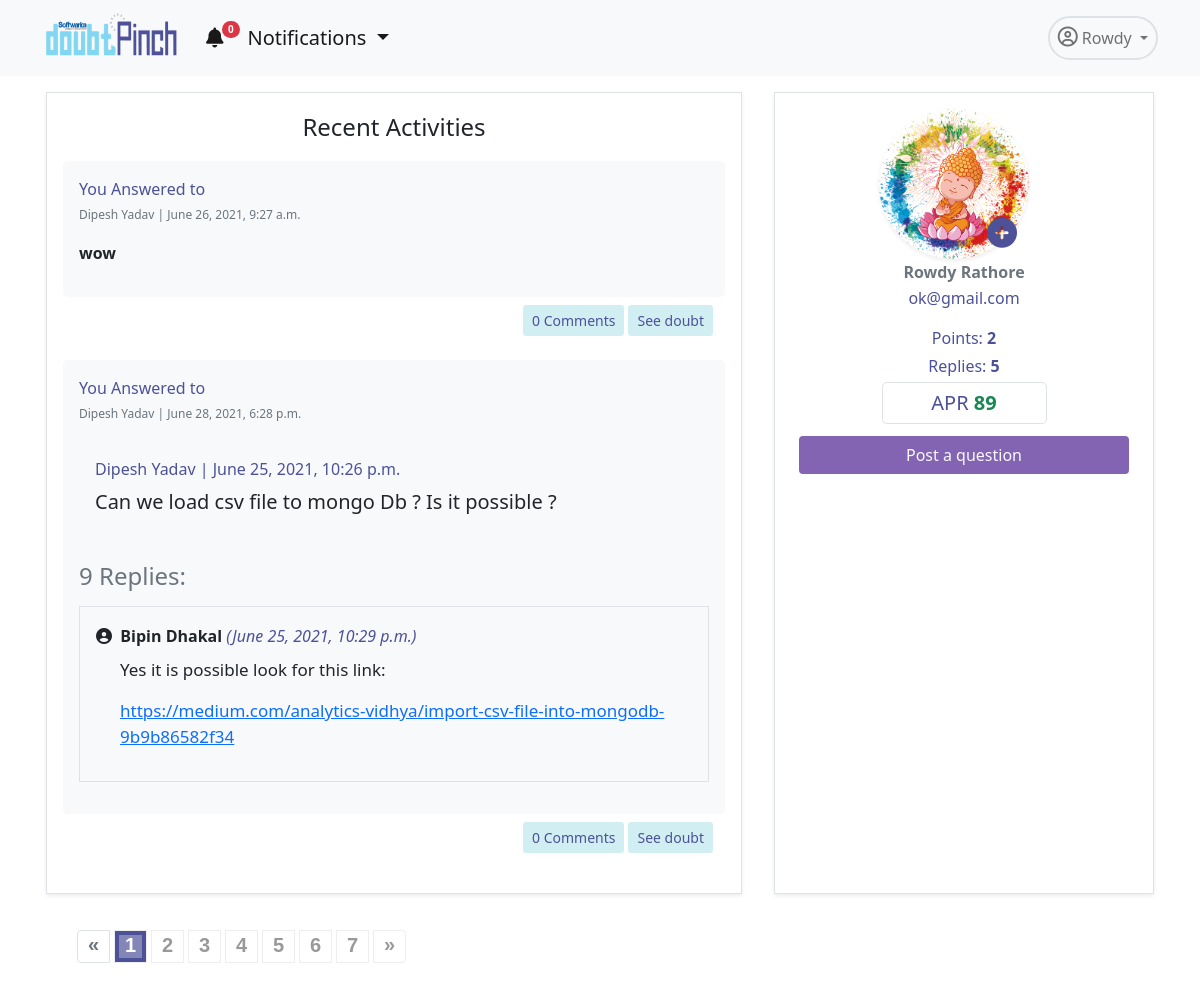
The app's page /app/profile/ (signed in), older data.
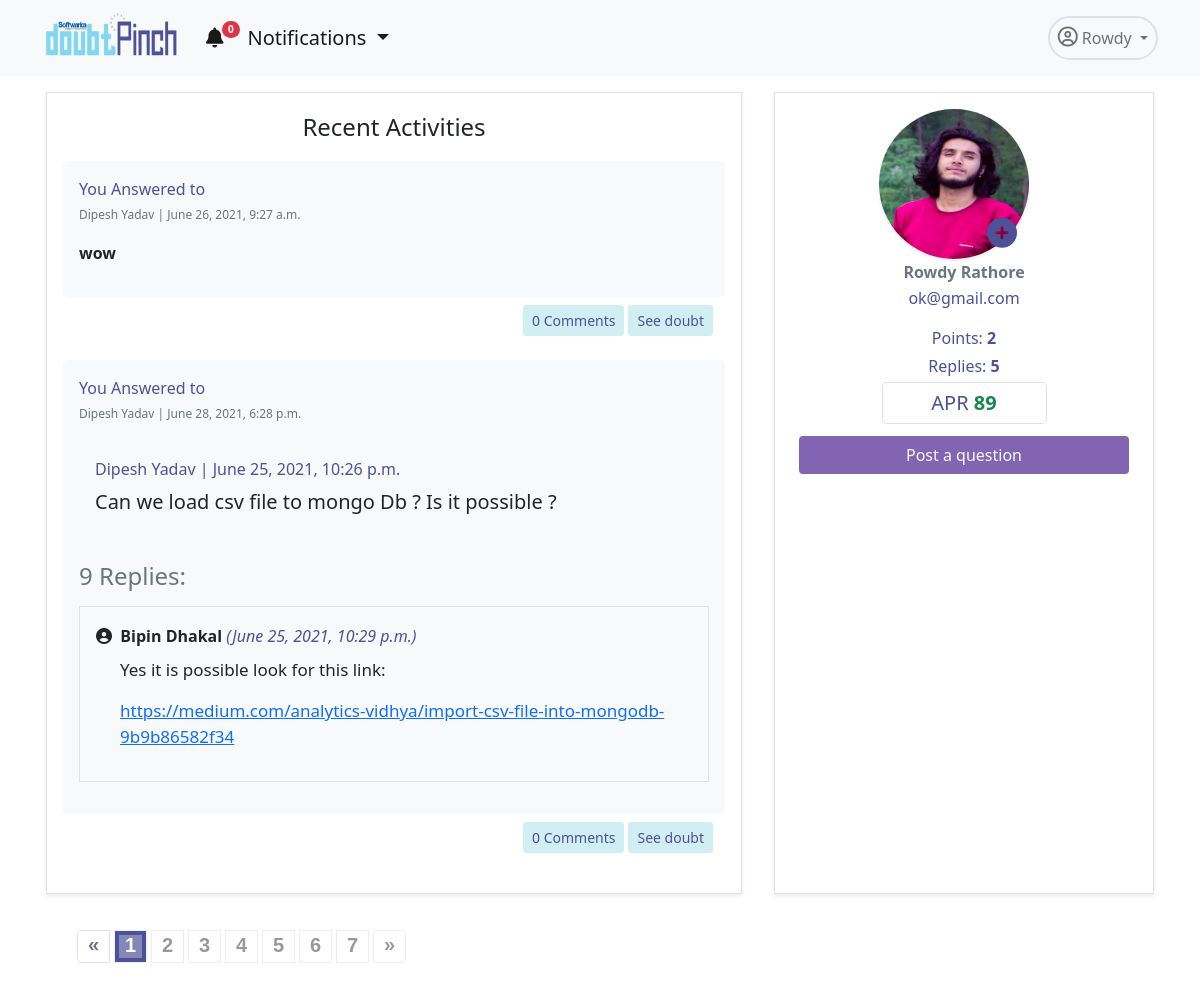
The same page, newer data.
### accounts/models.py (models this page shows, shortened)
class User(AbstractUser):
    username = None#models.CharField(max_length=255, null=True, blank=True)
    email = models.EmailField(
        verbose_name='email address',
        max_length=255,
        unique=True,
    )
    profile_pic= models.ImageField(upload_to='admin_pics', null=True, blank=True)
    email_confirmed = models.BooleanField(default=False) #initially this field is false but will se chan
    is_active = models.BooleanField(default=False)
    is_staff = models.BooleanField(default=False) # a admin user; non super-user
    is_admin = models.BooleanField(default=False)
    is_seller = models.BooleanField(default=False)
    is_customer = models.BooleanField(default=False)
    USERNAME_FIELD = 'email'
    REQUIRED_FIELDS = [] #emaila nd password are required fields and first name and last name is inherited from the user creation model
    object = UserManager()
    @property
    def ProfilePicUrl(self):
        try:
            url=self.profile_pic.url
        except:
            url=''
        return url

### dpapp/views.py (the view, shortened to what this page needs)
# urls.py: path('profile/',Profile.as_view(),name='profile'),
class Profile(TemplateView):
    template_name="dpapp/profile.html"
    def get_context_data(self, **kwargs):
        context = super(Profile, self).get_context_data(**kwargs)
        user=self.request.user
        useremail=user.email
        user=User.objects.get(email=useremail)
        total_replies=Answer.objects.filter(user=user).count()
        total_upvotes=RightPoint.total_upvotes_of_answerer(self,user)
        qs1 = Doubt.objects.filter(user=user) #your first qs
        qs2 = Answer.objects.filter(user=user) #your second qs
        recent_activity = sorted(chain(qs1,qs2),key=attrgetter('created_on'),)
        paginator= Paginator(recent_activity, 2)
        page = self.request.GET.get('page')
        try:
            recent_activity = paginator.page(page)
        except PageNotAnInteger:
            recent_activity = paginator.page(1)
        except EmptyPage:
            recent_activity = paginator.page(paginator.num_pages)
        form= ProfileForm(instance=user)
        context.update({ 'form':form,'recent_activity':recent_activity,'total_upvotes':total_upvotes,'total_replies':total_replies})
        return context

### dpapp/blognav.py (called while the page is built)
def navbar(request):
    if not request.user.is_anonymous:
        user=request.user
        notifications = Notification.objects.filter(user=user).order_by('-id')[:5]
        noti_count = Notification.objects.filter(user=user, is_seen=False).count()
        return {'nav_notifications': notifications,'noti_count':noti_count}
    return {'nav_notifications': '0','noti_count':0}

### dpapp/models.py (called while the page is built)
    @staticmethod
    def total_upvotes_of_answerer(self,user):
        answer=Answer.objects.filter(user=user)
        upvotes=RightPoint.objects.filter(answer__in=answer).count()
        return upvotes

### templates/dpapp/profile.html (shortened to what the changed rows need)
{% extends 'dpapp/base.html' %}
{% load static %}
{% load bootstrap %}
{% block navbar%}
<link rel="stylesheet" href="{% static 'dpapp/css/paginate.css' %}">
<div class="container">
    <div class="row mt-3 ">
        <div class="col-lg-4 col-11 border shadow-sm mx-3 py-3 px-4 mb-3 order-lg-2 order-md-1 order-sm-1 order-1">
            <div class="d-flex  justify-content-center">
                {% if not user.ProfilePicUrl == '' %}
                <div>
                    <img src="{{user.ProfilePicUrl}}" alt="pic" class="rounded-circle shadow-sm" height="150"
                        width="150" style=" position: relative;
                            left: 20px;">
                    <button type="button" class="btn btn-white" data-bs-toggle="modal" data-bs-target="#exampleModal"
                        style=" font-size: 30px;
                            position: relative;
                            top: 48px;
                            left: -39px;">
                        <i class="fas fa-plus-circle text-pinch"></i>
                    </button>
                </div>
                {%endif%}
            </div>
            <p class="fw-bold h6 text-center text-muted my-1">{{user.first_name}} {{user.last_name}}</p>
            <p class="fw-light text-center text-pinch my-1">{{user.email}}</p>
            <p class=" text-center text-pinch my-1 mt-3">Points: <span class="fw-bold"> {{total_upvotes}}</span></p>
            <p class="text-center text-pinch my-1">Replies: <span class="fw-bold"> {{total_replies}}</span></p>
            <p class="text-center text-pinch border rounded-3 p-2 my-1 col-lg-6 col-md-4 col-sm-4 col-4 mx-auto h5">APR
                <span class="fw-bold text-success">89</span></p>
            <div class="d-flex justify-content-center">
                <a href="{% url 'dpapp:adddoubt' %}"
                    class="btn btn-doubt text-light mt-2 col-lg-12 col-md-6 col-sm-6 col-6 mx-auto bg-purple">Post a
                    question</a>
            </div>
        </div>
    </div>
</div>
{% endblock %}

### templates/dpapp/base.html (shortened to what this page needs)
<!DOCTYPE html>
{% load static %}
{% load humanize %}
<html lang="en">
    <head>
        <link href="https://cdn.jsdelivr.net/npm/bootstrap@5.0.1/dist/css/bootstrap.min.css" rel="stylesheet"
 />
        <link href="{% static 'dpapp/downhover/css/animate.min.css' %}" rel="stylesheet">
        <link href="{% static 'dpapp/downhover/css/bootstrap-dropdownhover.min.css' %}" rel="stylesheet">
    </head>
    <body>
        <nav class="navbar navbar-expand-lg navbar-light bg-light">
            <div class="container">
                <div data-tilt>
                    <a class="navbar-brand" href="{% url 'dpapp:home'%}">
                        <img src="{% static 'accounts/pics/logo.png' %}" alt="" width="140" height="60" />
                    </a>
                </div>
                <div class="collapse navbar-collapse" id="navbarNavDropdown">
                    <ul class="navbar-nav">
                        <li class="nav-item me-2">
                            <div class="dropdown ">
                                <a class="nav-link active fs-5 dropdown-toggle" id="dropdownMenuButton1" data-bs-toggle="dropdown" aria-expanded="false" aria-current="page" href="#"><i
                                    class="fas fa-bell"></i><span class="badge rounded-pill bg-danger noti-count" style="
                    font-size: 10px;
                    position: relative;
                    top: -12px;
                    left: -2px;
                  ">{{noti_count}}</span> Notifications
                            </a>
                              </div>
                        </li>
                    </ul>
                    <ul class="navbar-nav ms-auto">
                        <li class="nav-item dropdown">
                            <a class="
                  nav-link
                  dropdown-toggle
                  border
                  rounded-pill
                  border-2
                  p-2
                " href="#" id="navbarDropdownMenuLink" role="button" data-bs-toggle="dropdown" aria-expanded="false">
                                <i class="far fa-user-circle fs-5"></i> {{user.first_name}}
                            </a>
                        </li>
                    </ul>
                </div>
            </div>
        </nav>
        {% block navbar %} {% endblock %}
    </body>
</html>

Row changes from the older to the newer data that the page shows:
changed User "Rowdy": ProfilePicUrl: a different picture
